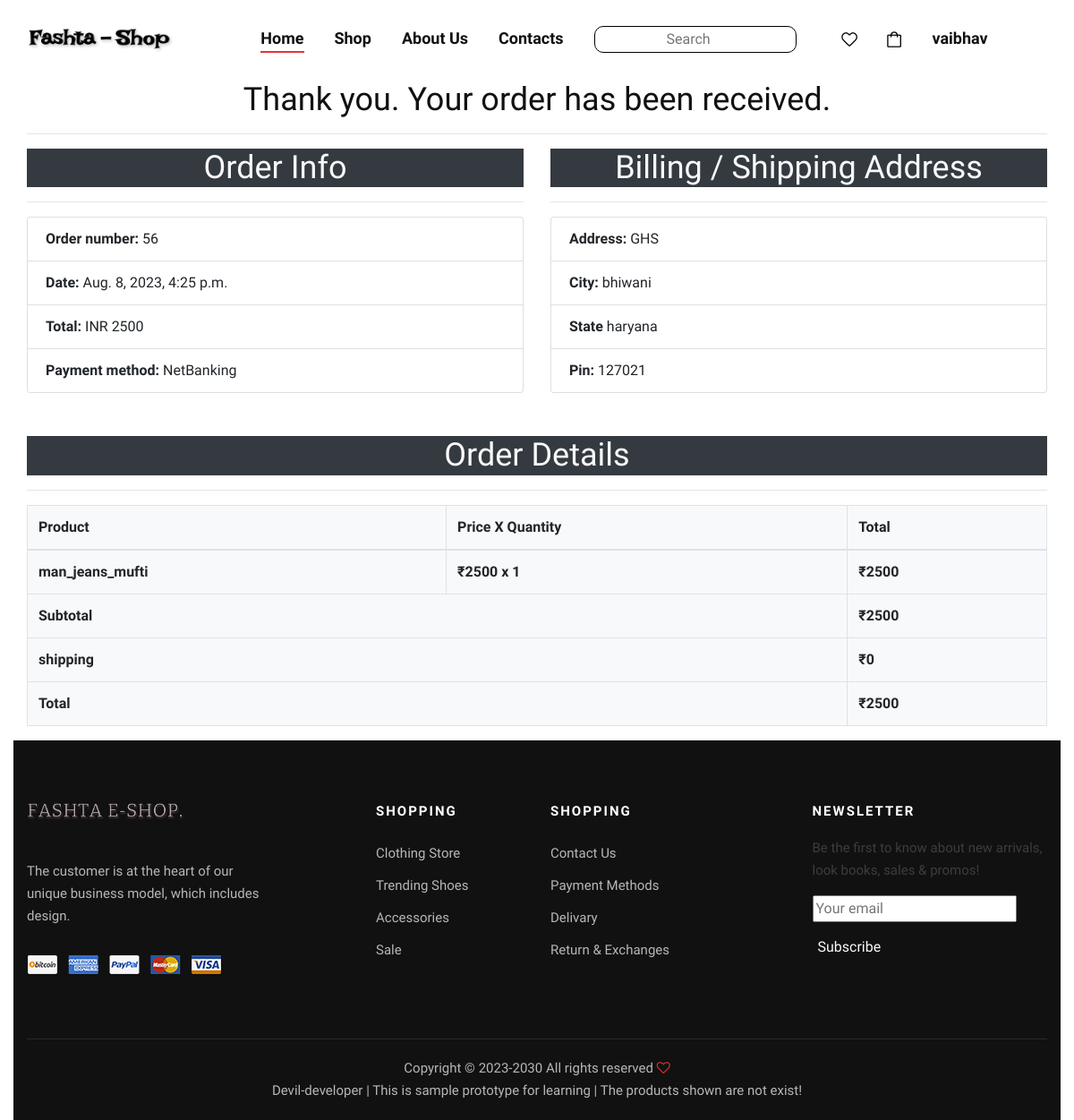
The page /confirmation/56/ (signed in) on the database as committed earlier.
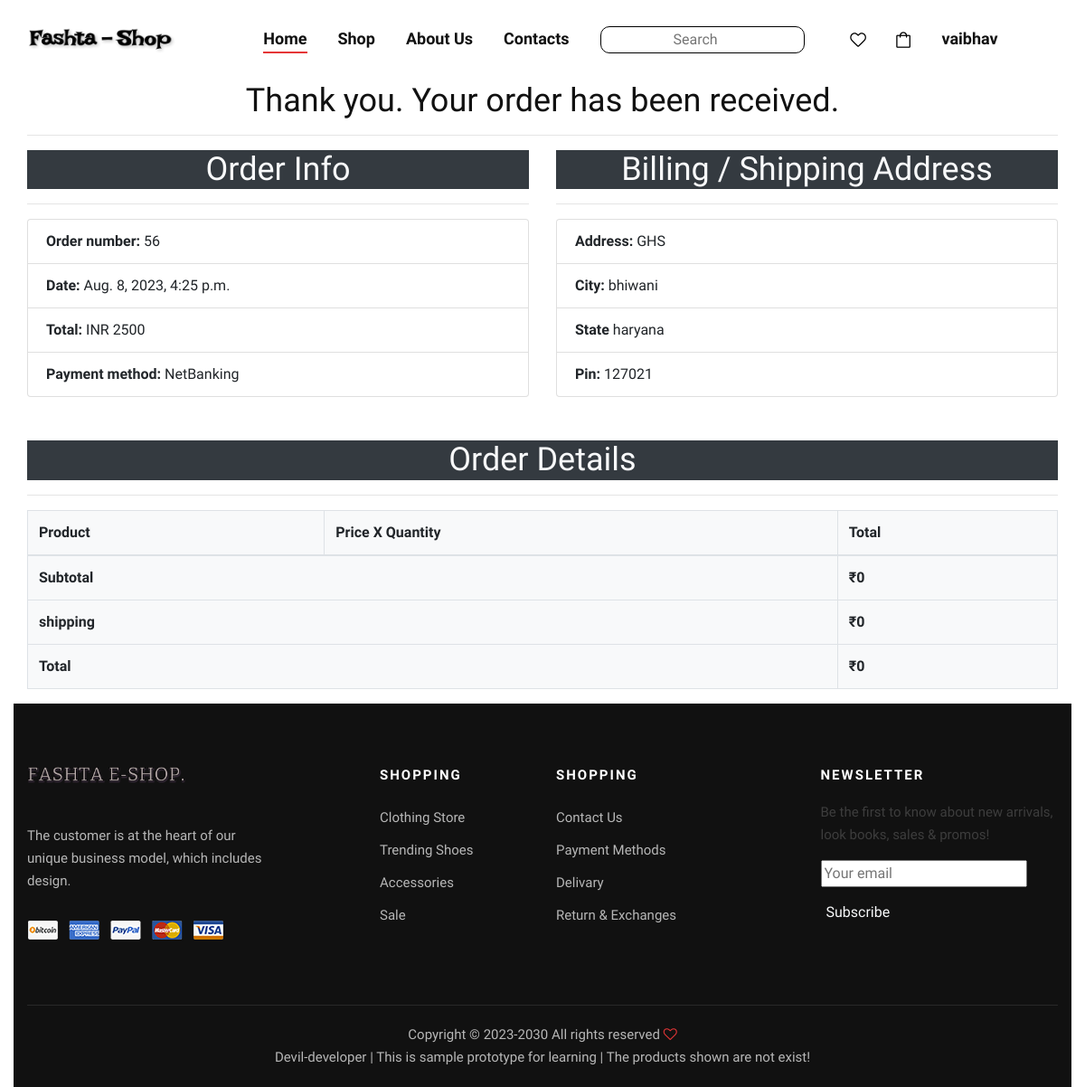
The same page on the database as committed later.
### mainApp/models.py (models this page shows, shortened)
class checkout(models.Model):
    id= models.AutoField(primary_key=True)
    buyer = models.ForeignKey(buyer,on_delete=models.CASCADE)
    orderstatus = models.IntegerField(choices=orderStatusOptions,default=0)
    paymentstatus = models.IntegerField(choices=paymentStatusOptions,default=0)
    paymentmode = models.IntegerField(choices=paymentModeOptions,default=0)
    subtotal = models.IntegerField()
    shipping = models.IntegerField()
    total = models.IntegerField()
    rppid = models.CharField(max_length=20,default="",null=True,blank=True)
    date = models.DateTimeField(auto_now=True)
    name = models.CharField(max_length=100,default="")
    address = models.CharField(max_length=200,default="")
    city = models.CharField(max_length=100,default="")
    state = models.CharField(max_length=100,default="")
    pin = models.CharField(max_length=10,default="")
    phone = models.CharField(max_length=15,default="")
    email = models.EmailField(max_length=100,default="")

class checkOutProduct(models.Model):
    id = models.AutoField(primary_key=True)
    checkout = models.ForeignKey(checkout,on_delete=models.CASCADE)
    product = models.ForeignKey(product,on_delete=models.CASCADE)
    qty = models.IntegerField()
    total = models.IntegerField()

class product(models.Model):
    id = models.AutoField(primary_key=True)
    name = models.CharField(max_length=30)
    maincategoryproduct = models.ForeignKey(maincategory,on_delete=models.CASCADE)
    subcategoryproduct = models.ForeignKey(subcategory,on_delete=models.CASCADE)
    brandproduct = models.ForeignKey(brand,on_delete=models.CASCADE)
    baseprice = models.IntegerField()
    discount = models.IntegerField()
    finalprice = models.IntegerField()
    stock = models.BooleanField(default=True)
    color = models.CharField(max_length=20)
    size = models.CharField(max_length=10)
    description = models.TextField(default="This is Sample Product")
    pic1 = models.ImageField(upload_to="uploads/product")
    pic2 = models.ImageField(upload_to="uploads/product",default=None,blank=True,null=True)
    pic3 = models.ImageField(upload_to="uploads/product",default=None,blank=True,null=True)
    pic4 = models.ImageField(upload_to="uploads/product",default=None,blank=True,null=True)

### mainApp/views.py (the view)
# urls.py: path("confirmation/<int:id>/",views.confirmationPage,name="confirmation"),
@login_required(login_url="/login/")
def confirmationPage(Request,id):
    try:
        Buyer = buyer.objects.get(username=Request.user.username)
        co = checkout.objects.get(id=id)
        cart = checkOutProduct.objects.filter(checkout=co)
        subtotal = 0
        shipping = 0
        total = 0
        for item in cart:
            subtotal = subtotal + item.total
        if(subtotal>0 and subtotal<1000):
            shipping = 150
        total = subtotal+shipping
        return render(Request,"confirmation.html",{'cart':cart,'subtotal':subtotal,'shipping':shipping,'total':total,'buyer':Buyer,'checkout':co})
    except:
        return HttpResponseRedirect("/admin/")

### mainApp/templatetags/mycustomfilters.py (called while the page is built)
@register.filter(name="paymentMode")
def paymentMode(Request,num):
    if(num == 0):
        return "COD"
    else:
        return "NetBanking"

### mainApp/templates/confirmation.html (shortened to what this page needs)
{% extends 'index.html' %}
{% load mycustomfilters %}
{% block body %}
<div class="container">
    <div class="row">
        <div class="col-md-12">
            <div class="order_tittle text-center">
                <h2>Thank you. Your order has been received.</h2>
                <hr>
            </div>
        </div>
        <div class="col-md-6">
            <h2 class="text-center text-light bg-dark">Order Info</h2>
            <hr>
            <ul class="list-group">
                <li class="list-group-item">
                    <span class="font-weight-bold">Order number:</span> {{ checkout.id }}
                </li>
                <li class="list-group-item">
                    <span class="font-weight-bold">Date:</span> {{ checkout.date }}
                </li>
                <li class="list-group-item">
                    <span class="font-weight-bold">Total:</span> INR {{ checkout.total }}
                </li>
                <li class="list-group-item">
                    <span class="font-weight-bold">Payment method:</span> {{ request|paymentMode:checkout.paymentmode }}
                </li>
            </ul>
        </div>
        <div class="col-md-6">
            <h2 class="text-center bg-dark text-light">Billing / Shipping Address</h2>
            <hr>
            <ul class="list-group">
                <li class="list-group-item">
                    <span class="font-weight-bold">Address:</span> {{ checkout.address }}
                </li>
                <li class="list-group-item">
                    <span class="font-weight-bold">City:</span> {{ checkout.city }}
                </li>
                <li class="list-group-item">
                    <span class="font-weight-bold">State</span> {{ checkout.state }}
                </li>
                <li class="list-group-item">
                    <span class="font-weight-bold">Pin:</span> {{ checkout.pin }}
                </li>
            </ul>
        </div>
        <div class="col-md-12 pt-5">
            <h2 class="text-center bg-dark text-light">Order Details</h2>
            <hr>
            <table class="table table-bordered bg-light">
                <thead>
                    <tr>
                        <th scope="col" colspan="2">Product</th>
                        <th scope="col">Price X Quantity</th>
                        <th scope="col">Total</th>
                    </tr>
                </thead>
                <tbody>
                    {% for item in cart %}
                    <tr>
                        <th colspan="2"><span>{{item.product.name}}</span></th>
                        <th>&#8377;{{item.product.finalprice}} x {{item.qty}}</th>
                        <th> <span>&#8377;{{item.total}}</span></th>
                    </tr>
                    {% endfor %}
                    <tr>
                        <th colspan="3">Subtotal</th>
                        <th> <span>&#8377;{{subtotal}}</span></th>
                    </tr>
                    <tr>
                        <th colspan="3">shipping</th>
                        <th><span>&#8377;{{shipping}}</span></th>
                    </tr>
                </tbody>
                <tfoot>
                    <tr>
                        <th colspan="3">Total</th>
                        <th>&#8377;{{total}}</th>
                    </tr>
                </tfoot>
            </table>
        </div>
        {% endblock %}

### mainApp/templates/index.html (shortened to what this page needs)
{% load static %}
<!DOCTYPE html>
<html lang="zxx">
<head>
    <link rel="stylesheet" href="{% static 'css/bootstrap.min.css' %}" type="text/css">
    <link rel="stylesheet" href="{% static 'css/font-awesome.min.css' %}" type="text/css">
    <link rel="stylesheet" href="{% static 'css/elegant-icons.css' %}" type="text/css">
    <link rel="stylesheet" href="{% static 'css/magnific-popup.css' %}" type="text/css">
    <link rel="stylesheet" href="{% static 'css/nice-select.css' %}" type="text/css">
    <link rel="stylesheet" href="{% static 'css/owl.carousel.min.css' %}" type="text/css">
    <link rel="stylesheet" href="{% static 'css/slicknav.min.css' %}" type="text/css">
    <link rel="stylesheet" href="{% static 'css/style.css' %}" type="text/css">
</head>
<body>
    <header class="header">
        <div class="container">
            <div class="row">
                <div class="col-lg-2 col-md-2">
                    <div class="header__logo">
                        <a href="{% url 'home' %}"><img src="{% static '/img/f.png' %}"
                                style="height: 30px; width: 200px;" alt=""></a>
                    </div>
                </div>
                <div class="col-lg-10 col-md-10">
                    <nav class="header__menu mobile-menu">
                        <ul>
                            <li class="active"><a href="{% url 'home' %}">Home</a></li>
                            <li><a href="/shop/All/All/All">Shop</a></li>
                            <li><a href=" {% url 'about_us' %}">About Us</a></li>
                            <li><a href="{% url 'contact' %}">Contacts</a></li>
                            <li>
                                <form action="/search/" method="post">
                                    <input type="search" class="text-center"
                                        style="outline: none; border: 0.5px solid black; border-radius: 10px; padding: 2px;"
                                        name="search" placeholder="Search">
                                    <button type="submit"
                                        style="outline: none; border: none; background-color: transparent;"></button>
                                </form>
                            </li>
                            {% if request.user.is_authenticated %}
                            <li><a href="/profile/#wishlist"><img src="{% static '/img/icon/heart.png' %}" alt=""></a>
                            </li>
                            <li><a href="{% url 'shopping-cart' %}"><img src="{% static '/img/icon/cart.png' %}" alt=""></a></li>
                            <li><a href="#">{{request.user.first_name}}</a>
                            </li>
                            {% else %}
                            <a href="{% url 'login' %}" class="text-dark">Login/Signup</a>
                            {% endif %}
                        </ul>
                    </nav>
                </div>
            </div>
        </div>
    </header>
    {% block body %}{% endblock %}
                <footer class="footer">
                    <div class="container">
                        <div class="row">
                            <div class="col-lg-3 col-md-6 col-sm-6">
                                <div class="footer__about">
                                    <div class="footer__logo">
                                        <a href="#"><img src="{% static '/img/FASHTA(2).png' %}" alt=""></a>
                                    </div>
                                    <p>The customer is at the heart of our unique business model, which includes design.
                                    </p>
                                    <a href="#"><img src="{% static '/img/payment.png' %}" alt=""></a>
                                </div>
                            </div>
                            <div class="col-lg-2 offset-lg-1 col-md-3 col-sm-6">
                                <div class="footer__widget">
                                    <h6>Shopping</h6>
                                    <ul>
                                        <li><a href="#">Clothing Store</a></li>
                                        <li><a href="#">Trending Shoes</a></li>
                                        <li><a href="#">Accessories</a></li>
                                        <li><a href="#">Sale</a></li>
                                    </ul>
                                </div>
                            </div>
                            <div class="col-lg-2 col-md-3 col-sm-6">
                                <div class="footer__widget">
                                    <h6>Shopping</h6>
                                    <ul>
                                        <li><a href="{% url 'contact' %}">Contact Us</a></li>
                                        <li><a href="#">Payment Methods</a></li>
                                        <li><a href="#">Delivary</a></li>
                                        <li><a href="#">Return & Exchanges</a></li>
                                    </ul>
                                </div>
                            </div>
                            <div class="col-lg-3 offset-lg-1 col-md-6 col-sm-6">
                                <div class="footer__widget">
                                    <h6>NewsLetter</h6>
                                    <div class="newslatter">
                                        <p>Be the first to know about new arrivals, look books, sales & promos!</p>
                                        <form action="/newslatter-subscribe/" method="post">
                                            <input type="email" required name="email" placeholder="Your email">
                                            <button class="text-light"
                                                style="border: none; outline: none; background-color: transparent;"
                                                type="submit">Subscribe</button>
                                        </form>
                                    </div>
                                </div>
                            </div>
                        </div>
                        <div class="row">
                            <div class="col-lg-12 text-center">
                                <div class="footer__copyright__text">
                                    <p>Copyright ©
                                        -2030
                                        All rights reserved <i class="fa fa-heart-o" aria-hidden="true"></i>
                                    </p>
                                    <p>Devil-developer | This is sample prototype for learning | The products shown are not exist!</p>
                                </div>
                            </div>
                        </div>
                    </div>
                </footer>
</body>
</html>

### mainApp/static/css/style.css (style rules this page uses)
html, body { height: 100%; font-family: "Nunito Sans", sans-serif; -webkit-font-smoothing: antialiased; }
h1, h2, h3, h4, h5, h6 { margin: 0; color: #111111; font-weight: 400; font-family: "Nunito Sans", sans-serif; }
h2 { font-size: 36px; }
h6 { font-size: 16px; }
p { font-size: 15px; font-family: "Nunito Sans", sans-serif; color: #3d3d3d; font-weight: 400; line-height: 25px; margin: 0 0 15px 0; }
img { max-width: 100%; }
ul, ol { padding: 0; margin: 0; }
.header { background: #ffffff; }
.header__logo { padding: 30px 0; }
.header__logo a { display: inline-block; }
.header__menu { text-align: center; padding: 26px 0 25px; }
.header__menu ul li { list-style: none; display: inline-block; margin-right: 30px; position: relative; }
.header__menu ul li.active a:after { -webkit-transform: scale(1); -ms-transform: scale(1); transform: scale(1); }
.header__menu ul li:last-child { margin-right: 0; }
.header__menu ul li a { font-size: 18px; color: #111111; display: block; font-weight: 600; position: relative; padding: 3px 0; }
.header__menu ul li a:after { position: absolute; left: 0; bottom: 0; width: 100%; height: 2px; background: #e53637; content: ""; -webkit-transition: all, 0.5s; -o-transition: all, 0.5s; transition: all, 0.5s; -webkit-transform: scale(0); -ms-transform: scale(0); transform: scale(0); }
.footer { background: #111111; padding-top: 70px; }
.footer__about { margin-bottom: 30px; }
.footer__about .footer__logo { margin-bottom: 30px; }
.footer__about .footer__logo a { display: inline-block; }
.footer__about p { color: #b7b7b7; margin-bottom: 30px; }
.footer__widget { margin-bottom: 30px; }
.footer__widget h6 { color: #ffffff; font-size: 15px; font-weight: 700; text-transform: uppercase; letter-spacing: 2px; margin-bottom: 20px; }
.footer__widget ul li { line-height: 36px; list-style: none; }
.footer__widget ul li a { color: #b7b7b7; font-size: 15px; }
.footer__copyright__text { border-top: 1px solid rgba(255, 255, 255, 0.1); padding: 20px 0; margin-top: 40px; }
.footer__copyright__text p { color: #b7b7b7; margin-bottom: 0; }
.footer__copyright__text p i { color: #e53637; }
@media only screen and (min-width: 1200px) { .container { max-width: 1170px; } }

Rows that differ between the two databases and show on the page:
removed checkOutProduct: product.name "man_jeans_mufti", product.finalprice "2500", qty "1", total "2500"
Other text that changed with them:
{{ subtotal }}: "2500" → "0"
{{ total }}: "2500" → "0"
